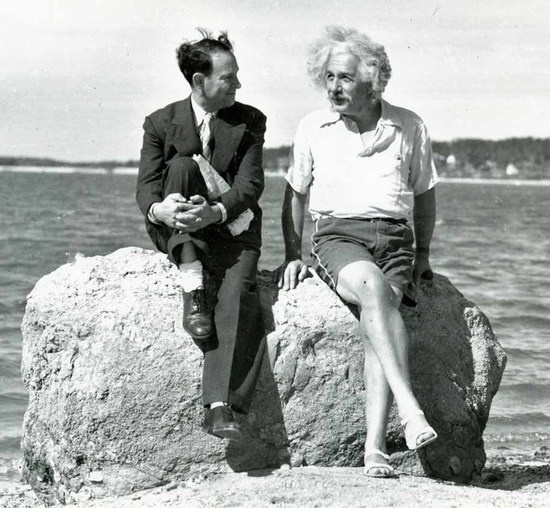
#> input picture Input Images/albert_einstein.jpg, 550 x 508 px, given in place of rio_32.mp4, which was not available
$ jupyter execute --allow-errors Video_Colorization.ipynb   (text cells are left out)
#> lines starting #> are read from the running program, lines starting #| are printed output that depends on the picture; pictures that were not available may be replaced by others from this repository, and a replacement may not be noted
#> further down, frame is the input picture: shape (508, 550, 3); mean B, G, R 166.2, 168.5, 165
#> `frame = cv2.cvtColor(frame, cv2.COLOR_BGR2GRAY)`:
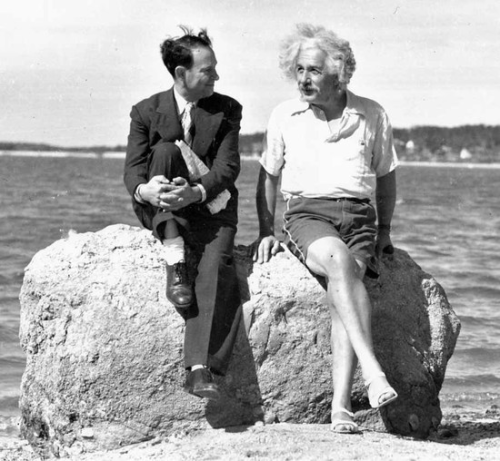
#> frame: shape (461, 500); min 0, max 255, mean 167.3
#> `lab = cv2.cvtColor(scaled, cv2.COLOR_RGB2LAB)`: lab: shape (461, 500, 3) float32; mean of channels 0, 1, 2 67.3, 0, 0
#> `resized = cv2.resize(lab, (224, 224))`: resized: shape (224, 224, 3) float32; mean of channels 0, 1, 2 67.3, 0, 0
#> `L = cv2.split(resized)[0]`:
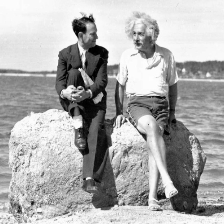
#> L: shape (224, 224) float32; min 0.215, max 99.06, mean 67.3; drawn with min black and max white
[cell 1]
# import the necessary packages
from imutils.video import VideoStream
import numpy as np
import imutils
import time
import cv2
import os
from os.path import isfile, join

[cell 2]
VIDEO = "rio_32.mp4"

[cell 3]
# define paths
prototxt = "./model/colorization_deploy_v2.prototxt"
model = "./model/colorization_release_v2.caffemodel"
points = "./model/pts_in_hull.npy"
video =  "./input_video/"+VIDEO
width = 500

[cell 4]
vs = cv2.VideoCapture(video)

#> (a cell that did not finish here is left out)

#> (a cell that did not finish here is left out)

[cell 7]
count = 0
success = True
#> (the rest of this cell did not finish here and is left out)

$ run again, on Input Images/adrian_and_janie.png
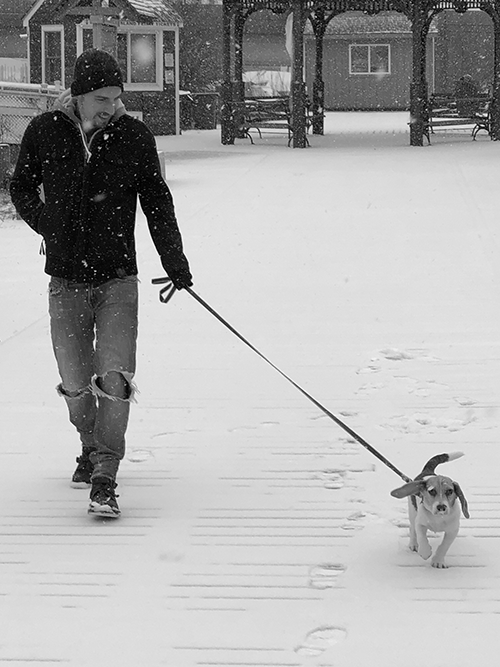
#> input picture Input Images/adrian_and_janie.png, 500 x 667 px, given in place of rio_32.mp4, which was not available
#> frame is the input picture: shape (667, 500, 3); min 0, max 255, mean 170.2
#> frame: shape (667, 500)
#> lab: shape (667, 500, 3) float32; mean of channels 0, 1, 2 68.3, 0, 0
#> resized: shape (224, 224, 3) float32; mean of channels 0, 1, 2 68.3, 0, 0
#> `L = cv2.split(resized)[0]`:
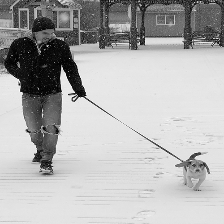
#> L: shape (224, 224) float32; min 0.0737, max 98.27, mean 68.3; drawn with min black and max white
